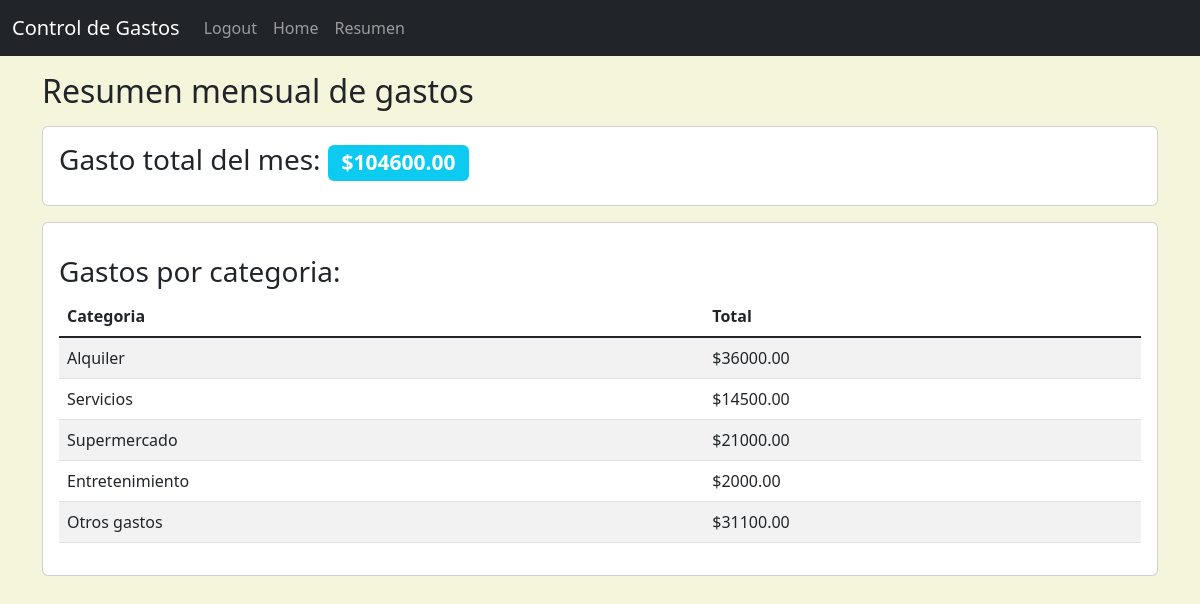
/resumen (signed in), run on the app's committed database.
### website/models.py (models this page shows, shortened)
class Category(db.Model):
    id = db.Column(db.Integer, primary_key=True)
    description = db.Column(db.String(100))

### website/views.py (the view)
@views.route('/resumen')
@login_required
def resumen():
    total = db.session.query(func.sum(Spent.amount).label('total')).filter(
        Spent.user_id == current_user.id).first().total
    gastos_categoria = db.session.query(Category.description, func.sum(Spent.amount)).join(
        Category).filter(Spent.user_id == current_user.id).group_by(Category.id).all()
    print(gastos_categoria)
    return render_template('resumen.html', user=current_user, total=total, gastos_categoria=gastos_categoria)

### website/__init__.py (called while the page is built)
def create_app():
    load_dotenv()
    app = Flask(__name__)
    app.config['SECRET_KEY'] = os.getenv("SECRET_KEY")
    app.config['SQLALCHEMY_DATABASE_URI'] = f'sqlite:///{DB_NAME}'
    app.config['SQLALCHEMY_TRACK_MODIFICATIONS'] = False
    db.init_app(app)
    csrf.init_app(app)
    from .views import views
    from .auth import auth
    app.register_blueprint(views, url_prefix='/')
    app.register_blueprint(auth, url_prefix='/')
    from .models import User, Spent, Category
    login_manager = LoginManager()
    login_manager.login_view = 'auth.login'
    login_manager.init_app(app)
    @login_manager.user_loader
    def load_user(id):
        return User.query.get(int(id))
    create_database(app)
    return app

### website/templates/resumen.html (shortened to what this page needs)
{% extends 'base.html' %}
{% block content %}
<h2 class="mt-3 mb-3">Resumen mensual de gastos</h2>
<div class="card">
  <div class="card-body">
    <div class="card-title">
      <h3>
        Gasto total del mes:
        <span class="badge bg-info"
          ><strong>${{'%.2f'|format(total)}}</strong></span
        >
      </h3>
    </div>
  </div>
</div>
<div class="card mt-3">
  <div class="card-body">
    <div class="card-title">
      <h3 class="mt-3">Gastos por categoria:</h3>
    </div>
    <table class="table table-striped">
      <thead>
        <tr>
          <th>Categoria</th>
          <th>Total</th>
        </tr>
      </thead>
      <tbody class="table-group-divider">
        {% for gasto in gastos_categoria %}
        <tr>
          <td>{{gasto[0]}}</td>
          <td>{{'$%.2f'|format(gasto[1])}}</td>
        </tr>
        {% endfor %}
      </tbody>
    </table>
  </div>
</div>
{% endblock%}

### data on the page
Category: description "Alquiler", gasto "$36000.00"
Category: description "Servicios", gasto "$14500.00"
Category: description "Supermercado", gasto "$21000.00"
Category: description "Entretenimiento", gasto "$2000.00"
Category: description "Otros gastos", gasto "$31100.00"

### other printed values
{{ '%.2f'|format(total) }} "104600.00"
